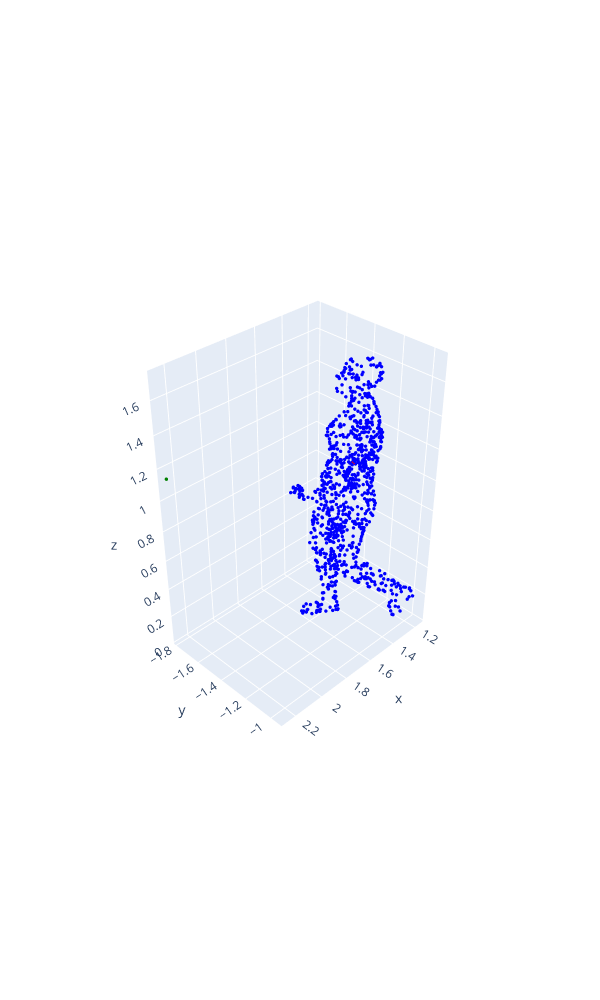

Notebook cell for this chart:
### Code cell
mask_regions = ["upper_torso", "lower_torso", "pelvis"]
mask = [x in mask_regions for x in utils.faces_to_regions(faces1)]
c = ["blue" if x else "red" for x in mask]
C = np.cov(points[mask].T)
eigvals, eigvecs = np.linalg.eigh(C)
print(eigvals)
normal = eigvecs[:, 1]
with_torso_mean = np.append(points1, points1[mask].mean(axis = 0).reshape(-1, 3), axis = 0)
with_torso_norm = np.append(with_torso_mean, (points1[mask].mean(axis = 0) + normal).reshape(-1, 3), axis = 0)
utils.plot_arr(with_torso_norm, color = ["blue"] * 1000 + ["red"] + ["green"])
#utils.plot_arr(points1, color = c)

### Figure 1 — Plotly figure (JSON) as saved in the notebook; plotly's stock layout.template omitted (floating-point values rounded to 4 significant figures; data arrays with more than 128 entries replaced by an {"elided": "..."} marker saying what was removed)
{"data": [{"marker": {"color": {"elided": "1002 str values"}, "colorscale": [[0, "#0508b8"], [0.08333, "#1910d8"], [0.1667, "#3c19f0"], [0.25, "#6b1cfb"], [0.3333, "#981cfd"], [0.4167, "#bf1cfd"], [0.5, "#dd2bfd"], [0.5833, "#f246fe"], [0.6667, "#fc67fd"], [0.75, "#fe88fc"], [0.8333, "#fea5fd"], [0.9167, "#febefe"], [1, "#fec3fe"]], "showscale": false, "size": 2}, "mode": "markers", "type": "scatter3d", "x": {"elided": "1002 float values"}, "y": {"elided": "1002 float values"}, "z": {"elided": "1002 float values"}}], "layout": {"height": 1000, "scene": {"aspectmode": "data", "camera": {"eye": {"x": 2.5, "y": 2.5, "z": 2.5}}}, "width": 600}}
